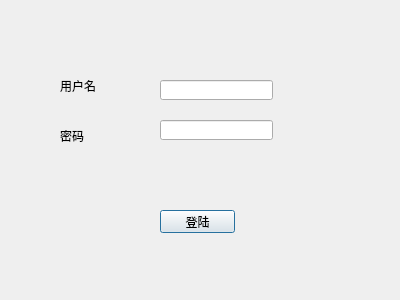
<?xml version="1.0" encoding="UTF-8"?>
<ui version="4.0">
 <class>LoginDialog</class>
 <widget class="QDialog" name="LoginDialog">
  <property name="geometry">
   <rect>
    <x>0</x>
    <y>0</y>
    <width>400</width>
    <height>300</height>
   </rect>
  </property>
  <property name="windowTitle">
   <string>Dialog</string>
  </property>
  <widget class="QLabel" name="lblUsername">
   <property name="geometry">
    <rect>
     <x>60</x>
     <y>80</y>
     <width>54</width>
     <height>12</height>
    </rect>
   </property>
   <property name="text">
    <string>用户名</string>
   </property>
  </widget>
  <widget class="QLabel" name="lblPassword">
   <property name="geometry">
    <rect>
     <x>60</x>
     <y>130</y>
     <width>54</width>
     <height>12</height>
    </rect>
   </property>
   <property name="text">
    <string>密码</string>
   </property>
  </widget>
  <widget class="QLineEdit" name="edtUsername">
   <property name="geometry">
    <rect>
     <x>160</x>
     <y>80</y>
     <width>113</width>
     <height>20</height>
    </rect>
   </property>
  </widget>
  <widget class="QLineEdit" name="edtPassword">
   <property name="geometry">
    <rect>
     <x>160</x>
     <y>120</y>
     <width>113</width>
     <height>20</height>
    </rect>
   </property>
  </widget>
  <widget class="QPushButton" name="btnLogin">
   <property name="geometry">
    <rect>
     <x>160</x>
     <y>210</y>
     <width>75</width>
     <height>23</height>
    </rect>
   </property>
   <property name="text">
    <string>登陆</string>
   </property>
  </widget>
 </widget>
 <resources/>
 <connections/>
</ui>
